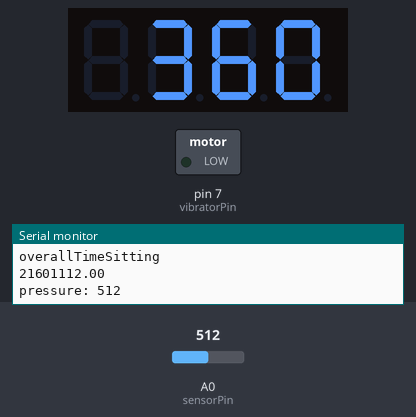
Bench run of a sketch on a simulated Arduino Uno, built with avr-gcc and run on an emulated ATmega328P. Parts: 4-digit seven-segment display, switched loads named in the sketch (green lamp = pin HIGH), the last lines printed to the serial monitor. The test bench sets the inputs (shaded band); at power-on: A0 (sensorPin) = 512.

Above: at 1.2 s.
1.3 s: A0 (sensorPin) set to 910
4.3 s: A0 (sensorPin) set to 891
At 11.2 s:
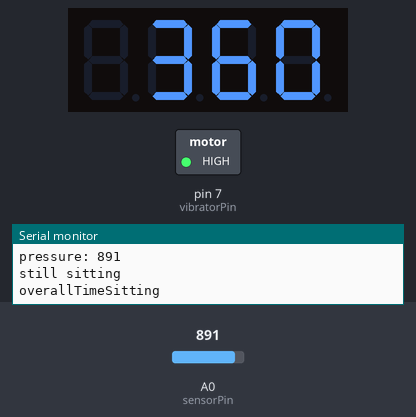
Timing chart, 0 to 12.7 s (numbered marks = the images above; inputs shaded):
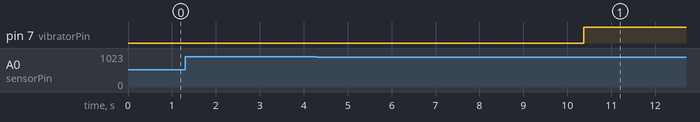

Measured:
- after the input at 4.3 s, pin 7 (vibratorPin): LOW → HIGH after 6.1 s

The sketch:

a8.ino
```cpp
#include <Wire.h>
#include "Adafruit_LEDBackpack.h"
#include "Adafruit_GFX.h"

// initialize the 7 segment number display
Adafruit_7segment matrix = Adafruit_7segment();

// pressure sensor
const int sensorPin = 0;
int pressureReading; // the analog reading from the FSR resistor driver
int sittingThreshold = 900;

// cell phone vibrator
int vibratorPin = 7;

#define minutesToMillisFactor 60000

boolean currentlySitting = false;
float overallTimeSitting = 360*minutesToMillisFactor;
float sitStartTime = 0;
float timeBefore = 0;

boolean warningNow;

// 0.1 minutes for testing, but this would really be about 30 minutes (for practical use)
const float sitWarningThresholdInMinutes = 0.1;

void setup() {
  // get the serial port running for debugging
  Serial.begin(9600);
  Serial.println("Start");

  // setup the 7 segment number display
  matrix.begin(0x70);

  // initialize vibratorPin
  pinMode(vibratorPin, OUTPUT);
}

void loop() {
  pressureReading = analogRead(sensorPin);

  checkSitting();
  Serial.println("overallTimeSitting");
  Serial.println(overallTimeSitting);

  // how long have I currently been sitting?
  float currentSitDurationInMillis = millis() - sitStartTime;

  // warn if I've been sitting too long
  if ((currentSitDurationInMillis > sitWarningThresholdInMinutes * minutesToMillisFactor)
     && currentlySitting) {
       warningNow = true;
  }

  if (warningNow == true) {
    digitalWrite(vibratorPin, HIGH);
  }

  // if I'm sitting, update the display, adding the time delta


  matrix.print((long)overallTimeSitting/minutesToMillisFactor, DEC);
  matrix.writeDisplay();
  delay(50);
}

void checkSitting() {
  Serial.print("pressure: ");
  Serial.println(pressureReading);

  float timeNow = millis();
  // are you sitting?
  if (pressureReading < sittingThreshold) {
      // were you sitting last time I checked?
      if (currentlySitting == false) {
        sitStartTime = millis();
        currentlySitting = true;
        Serial.println("started sitting");
      }
      else {
        Serial.println("still sitting");
        // update overall sitting time
        float thisSitDuration = timeNow - timeBefore;
        overallTimeSitting += thisSitDuration;

      }
  }
  // are you sitting now
  if (pressureReading > sittingThreshold) {
    // did you just get up?
    if (currentlySitting == true) {
      currentlySitting = false;
      Serial.println("got up");
      warningNow = false;
      digitalWrite(vibratorPin, LOW);
    }
  }
  timeBefore = timeNow;
}
```
